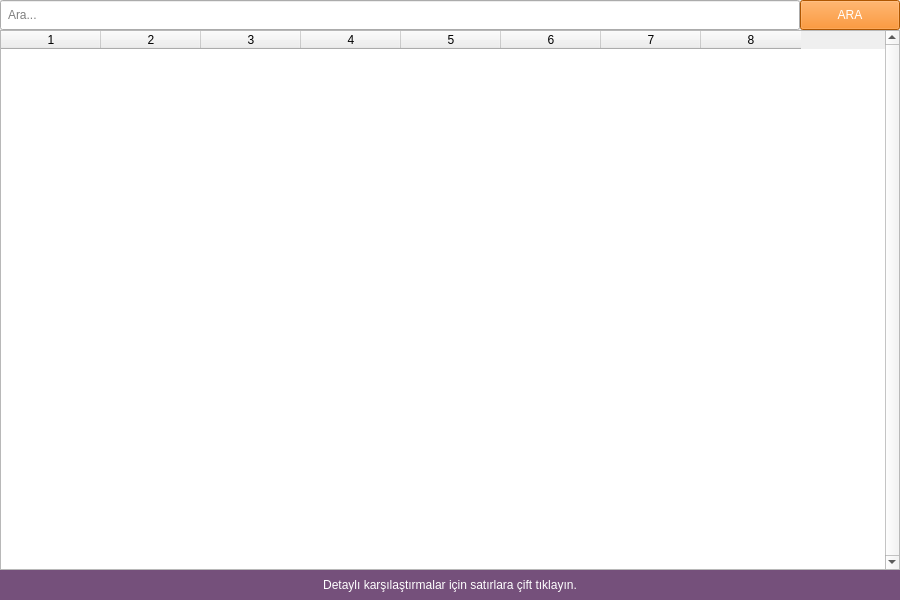
<?xml version="1.0" encoding="UTF-8"?>
<ui version="4.0">
 <class>ResultWindow</class>
 <widget class="QWidget" name="ResultWindow">
  <property name="geometry">
   <rect>
    <x>0</x>
    <y>0</y>
    <width>900</width>
    <height>600</height>
   </rect>
  </property>
  <property name="sizePolicy">
   <sizepolicy hsizetype="Fixed" vsizetype="Fixed">
    <horstretch>0</horstretch>
    <verstretch>0</verstretch>
   </sizepolicy>
  </property>
  <property name="minimumSize">
   <size>
    <width>900</width>
    <height>600</height>
   </size>
  </property>
  <property name="maximumSize">
   <size>
    <width>900</width>
    <height>600</height>
   </size>
  </property>
  <property name="windowTitle">
   <string>Sonuçlar</string>
  </property>
  <property name="windowIcon">
   <iconset resource="files.qrc">
    <normaloff>:/images/images/logo.ico</normaloff>:/images/images/logo.ico</iconset>
  </property>
  <widget class="QTableWidget" name="tableCodes">
   <property name="geometry">
    <rect>
     <x>0</x>
     <y>30</y>
     <width>900</width>
     <height>540</height>
    </rect>
   </property>
   <property name="sizePolicy">
    <sizepolicy hsizetype="Preferred" vsizetype="Preferred">
     <horstretch>0</horstretch>
     <verstretch>0</verstretch>
    </sizepolicy>
   </property>
   <property name="minimumSize">
    <size>
     <width>900</width>
     <height>540</height>
    </size>
   </property>
   <property name="maximumSize">
    <size>
     <width>900</width>
     <height>540</height>
    </size>
   </property>
   <property name="autoFillBackground">
    <bool>false</bool>
   </property>
   <property name="styleSheet">
    <string notr="true"/>
   </property>
   <property name="inputMethodHints">
    <set>Qt::ImhNone</set>
   </property>
   <property name="frameShape">
    <enum>QFrame::StyledPanel</enum>
   </property>
   <property name="lineWidth">
    <number>1</number>
   </property>
   <property name="midLineWidth">
    <number>0</number>
   </property>
   <property name="verticalScrollBarPolicy">
    <enum>Qt::ScrollBarAlwaysOn</enum>
   </property>
   <property name="horizontalScrollBarPolicy">
    <enum>Qt::ScrollBarAsNeeded</enum>
   </property>
   <property name="sizeAdjustPolicy">
    <enum>QAbstractScrollArea::AdjustIgnored</enum>
   </property>
   <property name="autoScroll">
    <bool>false</bool>
   </property>
   <property name="autoScrollMargin">
    <number>16</number>
   </property>
   <property name="horizontalScrollMode">
    <enum>QAbstractItemView::ScrollPerItem</enum>
   </property>
   <property name="gridStyle">
    <enum>Qt::DotLine</enum>
   </property>
   <property name="sortingEnabled">
    <bool>true</bool>
   </property>
   <property name="columnCount">
    <number>8</number>
   </property>
   <column/>
   <column/>
   <column/>
   <column/>
   <column/>
   <column/>
   <column/>
   <column/>
  </widget>
  <widget class="QLabel" name="label">
   <property name="geometry">
    <rect>
     <x>0</x>
     <y>570</y>
     <width>900</width>
     <height>30</height>
    </rect>
   </property>
   <property name="styleSheet">
    <string notr="true">QLabel
{
	background: rgb(117, 80, 123);
	color: #FFF;
}</string>
   </property>
   <property name="text">
    <string>Detaylı karşılaştırmalar için satırlara çift tıklayın.</string>
   </property>
   <property name="alignment">
    <set>Qt::AlignCenter</set>
   </property>
  </widget>
  <widget class="QLineEdit" name="searchValue">
   <property name="geometry">
    <rect>
     <x>0</x>
     <y>0</y>
     <width>800</width>
     <height>30</height>
    </rect>
   </property>
   <property name="styleSheet">
    <string notr="true">QLineEdit
{
	padding: 0 5px;
}</string>
   </property>
   <property name="cursorPosition">
    <number>0</number>
   </property>
   <property name="placeholderText">
    <string>Ara...</string>
   </property>
  </widget>
  <widget class="QPushButton" name="searchButton">
   <property name="geometry">
    <rect>
     <x>800</x>
     <y>0</y>
     <width>100</width>
     <height>30</height>
    </rect>
   </property>
   <property name="styleSheet">
    <string notr="true">QPushButton
{
	background: rgb(245, 121, 0);
	color:  #FFF;
}</string>
   </property>
   <property name="text">
    <string>ARA</string>
   </property>
   <property name="autoDefault">
    <bool>false</bool>
   </property>
   <property name="default">
    <bool>false</bool>
   </property>
  </widget>
 </widget>
 <resources>
  <include location="files.qrc"/>
 </resources>
 <connections/>
</ui>
